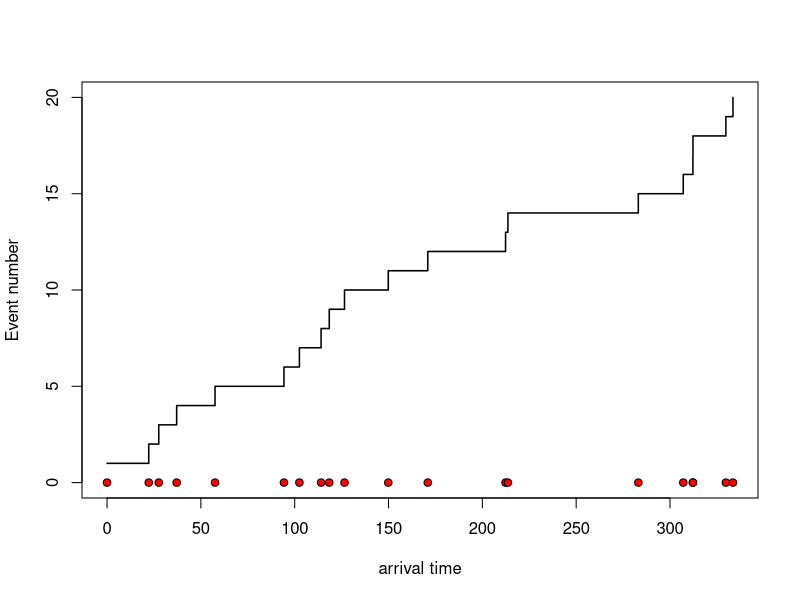
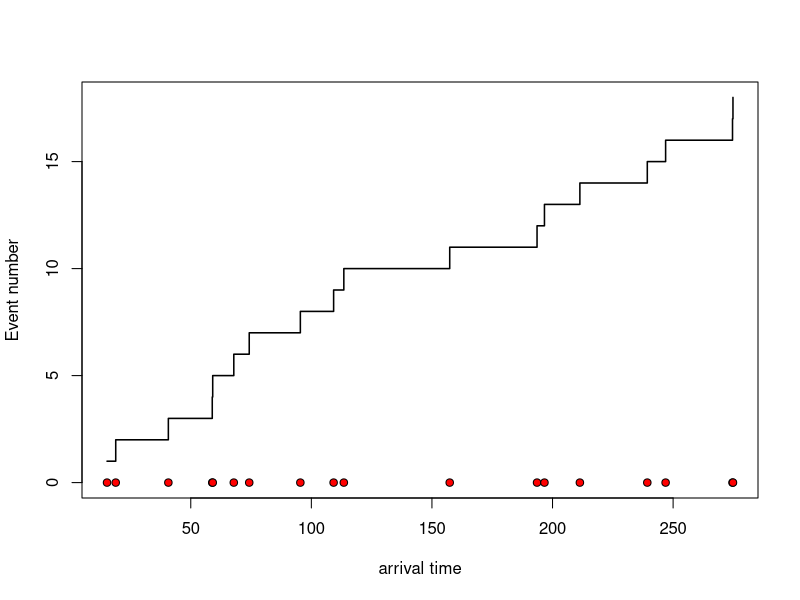
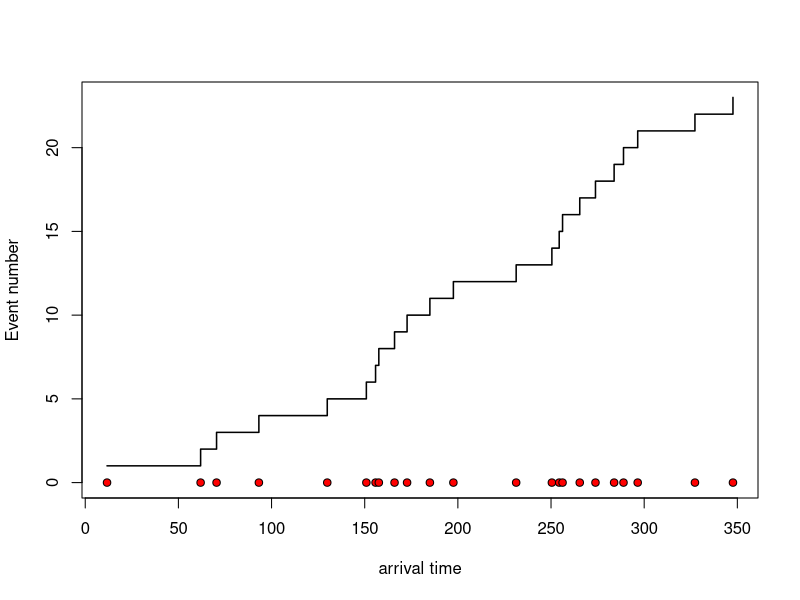
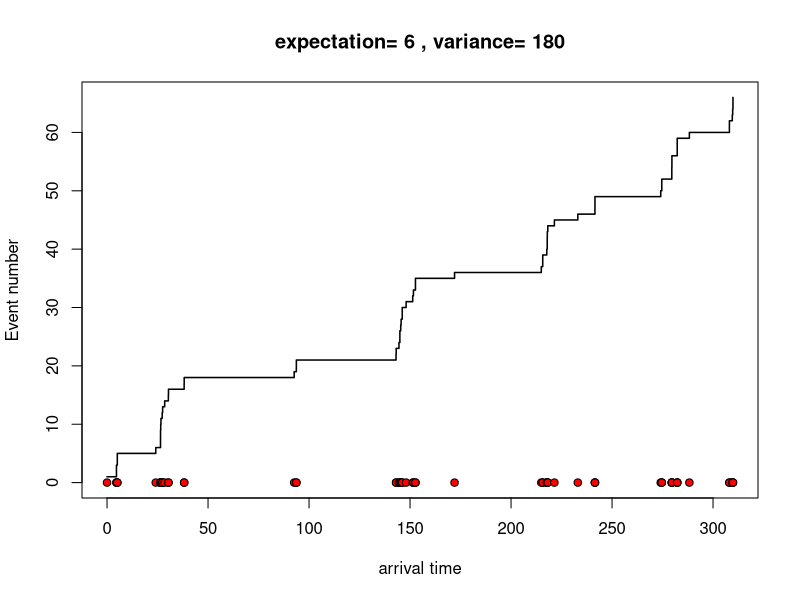
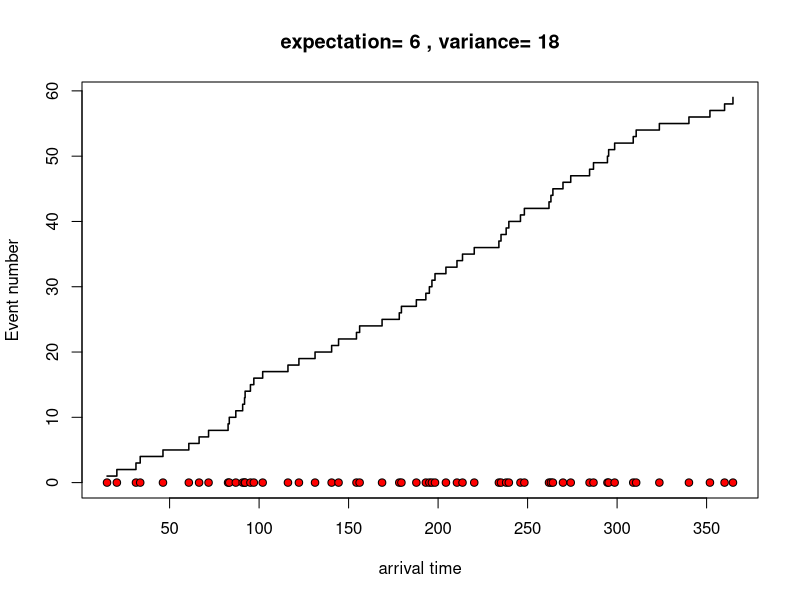
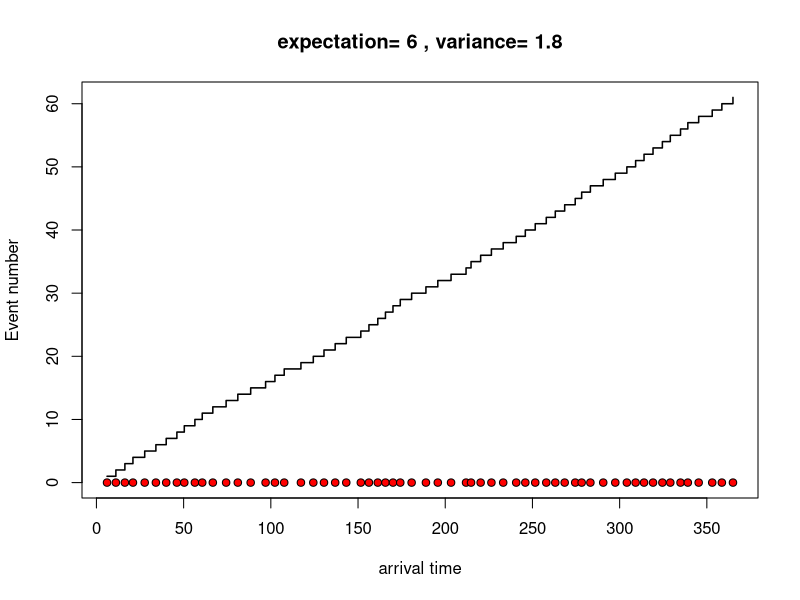
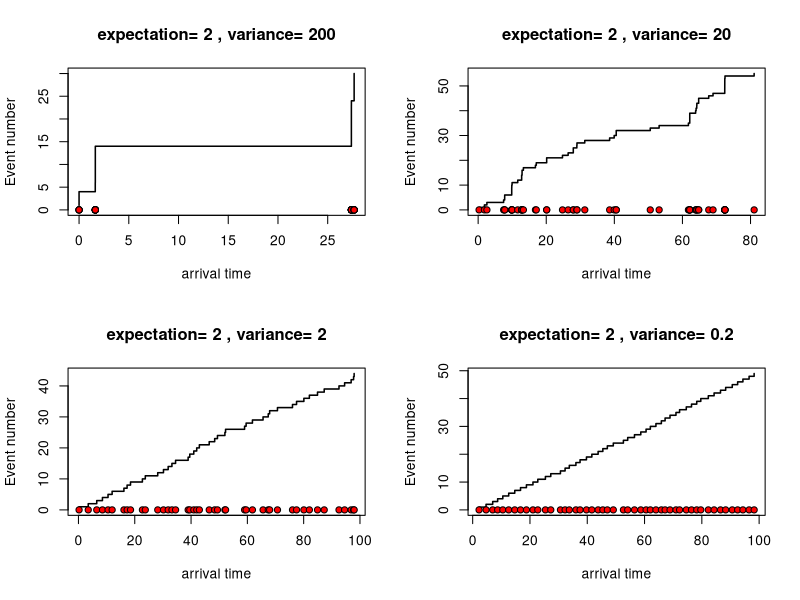
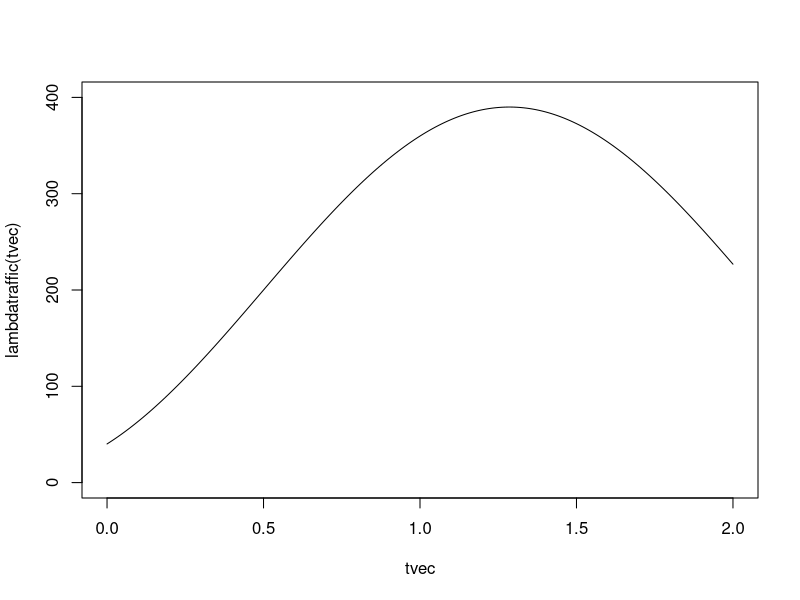

Here is the R script that generated these plots, in order:
###Examples from lectures week 21.09.20-25.09.20
# as well as solution to exrcises 
# Disclaimer: This weeks solutions are highly inspired  from the solutions given by the course instructor


##Remove old variables
rm(list=ls())

#Homogenous poisson process (HPP)

#First implementation of a poisson process
#Slow but clear
plotHPP <- function(lambda, stoptime){
  timesto <- 0.0
  t <- 0.0
  while(TRUE){ # run while the process has not finished
    timebetween <- rexp(1,lambda) # time between events
    t <- t + timebetween # process time at last event
    if(t < stoptime) {
      timesto <- c(timesto,t) # resizing vectors should be avoided !!
    } else {
      break # done
    }
  } #end while
  Nevents <- length(timesto)
  plot(timesto,1:Nevents,type="s",xlab = "arrival time", 
       ylab = "Event number",lwd=1.5,ylim=c(0,Nevents))
  points(timesto,rep(0,Nevents),pch=21,bg="red")
}

plotHPP(lambda = 0.05,stoptime=365)


# vectorized implementation based on simulating times between events
plotHPPv <- function(lambda,stoptime){
  expectednumber <- stoptime*lambda  # Expected number of event until stoptime
  Nsim <- 3*expectednumber  # Simulate more than the expected number to be certain to exceed stoptime
  timesbetween <- rexp(Nsim,lambda) # Simulate interarrival times
  timesto <- cumsum(timesbetween)   # Calculate arrival times
  timesto <- timesto[timesto<stoptime] # Dischard the times larger than stoptime
  Nevents <- length(timesto) # Count the number of events
  plot(timesto,1:Nevents,type="s",xlab = "arrival time", 
       ylab = "Event number",lwd=1.5,ylim=c(0,Nevents))
  points(timesto,rep(0,Nevents),pch=21,bg="red")
}

plotHPPv(lambda=0.05,stoptime=365)

# implementation based on the relation to the uniform distribution
plotHPPu <- function(lambda,stoptime){
  Nevents <- rpois(1,lambda*stoptime) # total number of events
  timesto <- sort(runif(Nevents,min=0,max=stoptime)) # the events are uniformly distributed conditional on the number of events
  plot(timesto,1:Nevents,type="s",xlab = "arrival time", 
       ylab = "Event number",lwd=1.5,ylim=c(0,Nevents))
  points(timesto,rep(0,Nevents),pch=21,bg="red")
}
plotHPPu(lambda = 0.05, stoptime = 365)



### Renewal process (RP)

# Use a gamma distribution for times between events 
# (often called gamma renewal process)
plotgammaRP <- function(alpha,beta,stoptime){
  expectedtimebetween <- alpha*beta # Expected interarrival time
  print(paste("Expected time between events: ",expectedtimebetween, " with variance:",expectedtimebetween*beta))
  expectednumber <- stoptime/expectedtimebetween # Expected number of event until stoptime
  Nsim <- 3*expectednumber # Simulate more than the expected number to be certain to exceed stoptime
  timesbetween <- rgamma(Nsim,shape = alpha, scale = beta) # Simulate interarrival times
  timesto <- cumsum(timesbetween)     # Calculate arrival times
  timesto <- timesto[timesto<stoptime]  # Dischard the times larger than stoptime
  Nevents <- length(timesto)  # Count the number of events
  plot(timesto,1:Nevents,type="s",xlab = "arrival time", 
       ylab = "Event number",lwd=1.5,ylim=c(0,Nevents),
       main=paste("expectation=",expectedtimebetween, ", variance=",expectedtimebetween*beta))
  points(timesto,rep(0,Nevents),pch=21,bg="red")
}
plotgammaRP(alpha=0.2,beta=30,stoptime=365)
plotgammaRP(alpha=2,beta=3,stoptime=365)
plotgammaRP(alpha=20,beta=0.3,stoptime=365)

# Generat data from four different RPs with the same
# expected interarrival time but different variances
par(mfrow=c(2,2))
plotgammaRP(alpha=0.02,beta=100,stoptime=100)
plotgammaRP(alpha=0.2,beta=10,stoptime=100)
plotgammaRP(alpha=2,beta=1,stoptime=100) # HPP
plotgammaRP(alpha=20,beta=0.1,stoptime=100)
par(mfrow=c(1,1))
# Repeat the lines above several times


# NHPP describing arrivals of cars 


# Function for simulating arrival times for a NHPP between a and b using thinning
simtNHPP <- function(a,b,lambdamax,lambdafunc){
  # Simple check that a not too small lambdamax is set
  if(max(lambdafunc(seq(a,b,length.out = 100)))>lambdamax)
    stop("lambdamax is smaller than max of the lambdafunction")
  # First simulate HPP with intensity lambdamax on a to b
  expectednumber <- (b-a)*lambdamax  
  Nsim <- 3*expectednumber  # Simulate more than the expected number to be certain to exceed stoptime
  timesbetween <- rexp(Nsim,lambdamax) # Simulate interarrival times
  timesto <- a+cumsum(timesbetween)   # Calculate arrival times starting at a
  timesto <- timesto[timesto<b] # Dischard the times larger than b
  Nevents <- length(timesto) # Count the number of events
  # Next do the thinning. Only keep the times where u<lambda(s)/lambdamax
  U <- runif(Nevents)
  timesto <- timesto[U<lambdafunc(timesto)/lambdamax]  
  timesto  # Return the remaining times
}

# Specify the intensity function for the traffic example
lambdatraffic <- function(t)
  200+190*sin(2*t-1)
# Plot the intensity function
tvec <- seq(0,2,by=0.01)
plot(tvec,lambdatraffic(tvec),type="l",ylim=c(0,400))

# Generate data with the traffic intensity and plot them
NHPPtimes <- simtNHPP(a=0,b=2,lambdamax=390,lambdafunc=lambdatraffic)
plot(NHPPtimes,1:length(NHPPtimes),type="s",xlab = "time", 
     ylab = "Event number",lwd=1.5)
points(NHPPtimes,rep(0,length(NHPPtimes)),pch=21,bg="red")
# Rerun the lines above several times



# Specify a different intensity function
lambdacyclic <- function(t)
  200*cos(t*2)^2
# Plot the intensity function
tvec <- seq(0,2,by=0.01)
plot(tvec,lambdacyclic(tvec),type="l",ylim=c(0,200))

# Generate and plot them
NHPPtimes <- simtNHPP(a=0,b=2,lambdamax=200,lambdafunc=lambdacyclic)
plot(NHPPtimes,1:length(NHPPtimes),type="s",xlab = "arrival time", 
     ylab = "Event number",lwd=1.5)
points(NHPPtimes,rep(0,length(NHPPtimes)),pch=21,bg="red")
# Rerun the lines above several times



# The web-page example
lambdaexp <- function(t)
  800*exp(-0.1*t)
# Plot the intensity function
tvec <- seq(0,10,by=0.01)
plot(tvec,lambdaexp(tvec),type="l",ylim=c(0,800))

# One way to verify the calculations for the number of vistors during 10 hours
# is to simulate data from the NHPP on [0,10] many times and count the number
# of arrivals each time:
Nsim <- 200
NHPPnumbers <- vector(length=Nsim)
for(i in 1:Nsim)
  NHPPnumbers[i] <- length(simtNHPP(a=0,b=10,lambdamax=800,lambdafunc=lambdaexp))
# Average
mean(NHPPnumbers)
# Estimated probability
mean(NHPPnumbers>5000)


#################################
##Remove old variables
rm(list=ls())


#Problem 3.1 in Rizzo:
#Quantile
quants <- function(q,lambda,eta){
  -(log(1-q))/lambda + eta
}

#Random number
rquant <- function(n, lambda, eta) {
  quants(runif(n),lambda,eta)
}

n <- 100
lambda <- 2.0
eta <- 0.5
x <- rquant(n = n, lambda = lambda, eta = eta)

# The quantiles to compute
alphas <- seq(from=0.01,to=0.99,by=0.01)

#Theoretical quantiles
theoretical <- quants(q = alphas,lambda = lambda, eta = eta)

#The corresponding empirical quantiles using built-in function quantile
empquants <- quantile(x=x,probs=alphas)

# Compare the numbers
round(rbind(theoretical,empquants),3)

# Plot the empirical aganist theoretical quantiles, should be approximately
# on the x=y-line (try googling qq-plot for explanation)
plot(x=empquants,y=theoretical)
# add x=y-line
abline(0,1 ,col="red")

# Plot of probabilities versus quantiles:
plot(empquants,alphas,type="l",xlab="quantile",ylab="probability",lwd=2.5)
lines(theoretical,alphas,col="red",lwd=2.5)


#################################
##Remove old variables
rm(list=ls())


#Problem 3.11 in Rizzo:
#Mixture generation
Nsim <- 1000
p <- 0.25
meanvec <- c(0,3)
sdvec <- c(1,1)
probsvec <- c(p,(1-p))


#Create function
genmixofnorm <- function(Nsim, meanvec, sdvec, probsvec) {
  m <- length(probsvec) # Number of distributions
  # Determine which distribution to sample from in each simulation
  whichdist <- sample(1:m,size=Nsim,replace = TRUE,prob = probsvec)
  # Simulate the mixture
  Y <- rnorm(Nsim,mean = meanvec[whichdist],sd = sdvec[whichdist])
  Y
}

Y <- genmixofnorm(Nsim = Nsim, meanvec = meanvec, sdvec = sdvec, probsvec = probsvec)

hist(Y,prob = TRUE,nclass=max(10,sqrt(Nsim)),main="Histogram of normal mixture")
curve(probsvec[1]*dnorm(x, mean=0, sd=1)+probsvec[2]*dnorm(x, mean=3, sd=1),from=-4,to=7,add=TRUE, col='red',lwd=1.6)


#################################
##Remove old variables
rm(list=ls())


#Problem 4.1 in Rizzo:

score <- 10+sample(c(-1,1),size=1) # Step 1
Sn <- score  # Step 1
# Next steps - stop when score reaches 0 or 20
while(score>0 & score<20){
  score <- score+sample(c(-1,1),size=1)
  Sn <- c(Sn,score)
}
tstop <- length(Sn)
plot(1:tstop,Sn[1:tstop],type="b",ylim=c(0,20),
     xlab="n",ylab="Sn")


#################################
##Remove old variables
rm(list=ls())

#Problem from sheet
### Problem 1

# a)

# Function to simulate Homogenous possion proecss
simHPP <- function(lambda,stoptime){
  narrivals <- rpois(1,lambda*stoptime)
  timesto <- sort(runif(narrivals,min=0,max=stoptime))
  return(timesto)
}

# Test
timesto <- simHPP(lambda=0.2,stoptime=365)
Nevents <- length(timesto)
plot(timesto,1:Nevents,type="s",xlab = "arrival time", 
     ylab = "Event number",lwd=1.5,ylim=c(0,Nevents))
points(timesto,rep(0,Nevents),pch=21,bg="red")

# b) 
Nsim <- 10000 
N10vector <- vector(length=Nsim)
for(i in 1:Nsim)
  N10vector[i] <- length(simHPP(lambda=2,stoptime=10))
mean(N10vector>25)

# Or more directly whithout generating all the times to events:
N10vector <- rpois(n=Nsim,20)
mean(N10vector>25)

# Exact
1-ppois(25,2*10)
